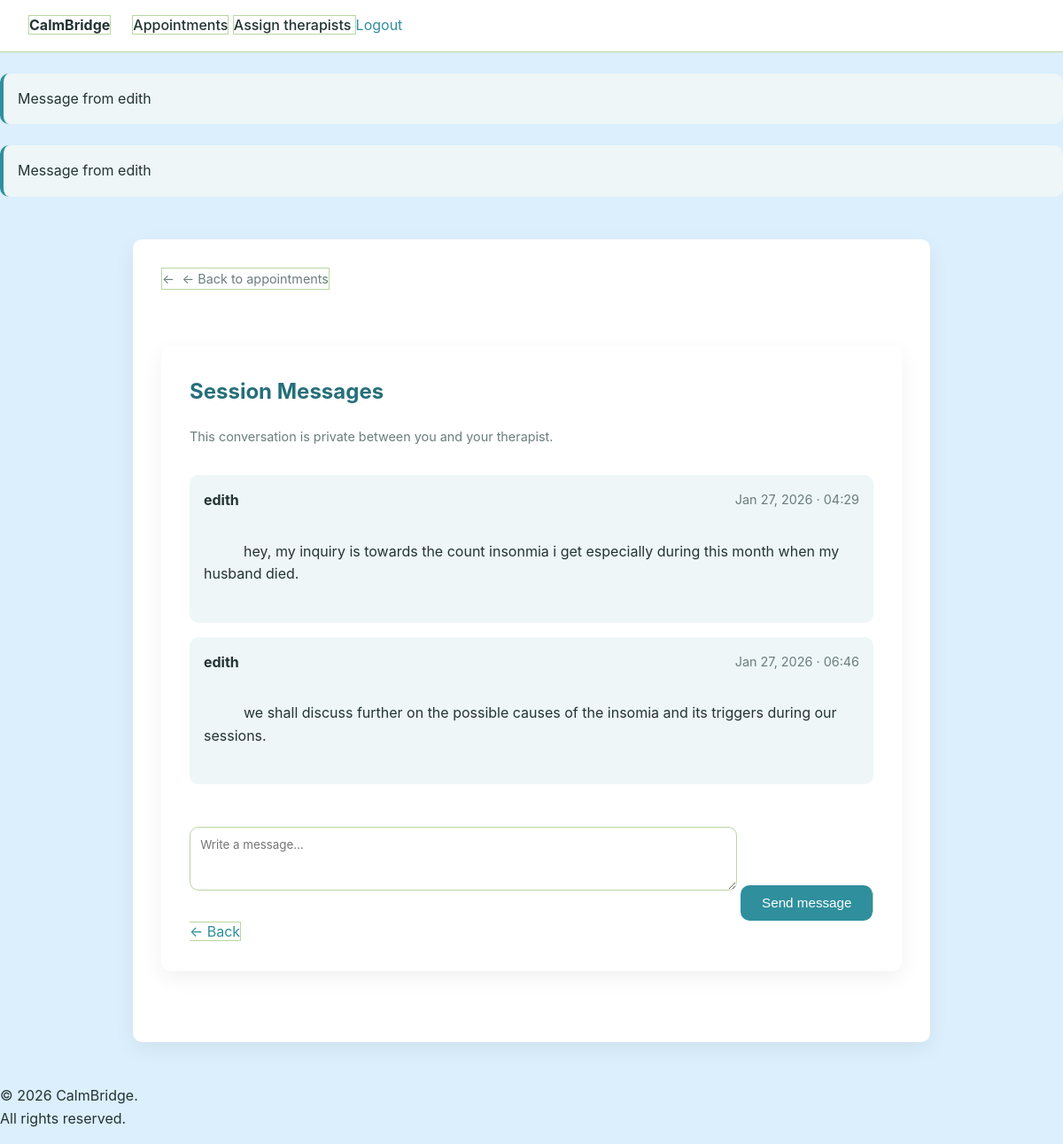
The app's page /appointments/appointment/2/messages/ (signed in) with its own data.
### appointments/models.py (models this page shows)
class Message(models.Model):
    appointment = models.ForeignKey(
        "Appointment",
        on_delete=models.CASCADE,
        related_name="messages"
    )
    sender = models.ForeignKey(
        "accounts.User",
        on_delete=models.CASCADE
    )
    content = models.TextField()
    created_at = models.DateTimeField(auto_now_add=True)
    def __str__(self):
        return f"Message from {self.sender.username}"

### accounts/models.py (models this page shows)
class User(AbstractUser):
    ROLE_CHOICES = (
        ('PATIENT', 'Patient'),
        ('THERAPIST', 'Therapist'),
    )
    role = models.CharField(max_length=20, choices=ROLE_CHOICES)

### appointments/views.py (the view, shortened to what this page needs)
# urls.py: path("appointment/<int:appointment_id>/messages/", appointment_messages,
@login_required
def appointment_messages(request, appointment_id):
    appointment = get_object_or_404(Appointment, id=appointment_id)
    user = request.user
    if user not in [
        appointment.patient.user,
        appointment.therapist.user
    ] and not user.is_staff:
        return render(request, "appointments/not_allowed.html")
    messages = appointment.messages.order_by("created_at")
    return render(
        request,
        "appointments/messages.html",
        {
            "appointment": appointment,
            "messages": messages
        }
    )

### templates/appointments/messages.html (shortened to what this page needs)
{% extends "base.html" %}
{% block content %}
<a class="back-link" href="{% url 'appointment_list' %}">
  ← Back to appointments
</a>
<div class="container">
  <h2>Session Messages</h2>
  <p class="muted">
    This conversation is private between you and your therapist.
  </p>
  <div class="messages-thread">
    {% for message in messages %}
      <div class="message-card
           {% if message.sender == user %}message-own{% endif %}">
        <div class="message-header">
          <strong>{{ message.sender.username }}</strong>
          <span class="muted">
            {{ message.created_at|date:"M d, Y · H:i" }}
          </span>
        </div>
        <div class="message-body">
          {{ message.content }}
        </div>
      </div>
    {% empty %}
      <div class="notice">
        <p>No messages yet. You can start the conversation below.</p>
      </div>
    {% endfor %}
  </div>
  <form method="post" class="message-form">
    <textarea
      name="content"
      rows="3"
      placeholder="Write a message…"
      required
    ></textarea>
    <button type="submit">Send message</button>
    <a href="{{ request.META.HTTP_REFERER|default:'/' }}">
  ← Back
</a>
  </form>
</div>
{% endblock %}

### templates/base.html (shortened to what this page needs)
{% load static %}
<!DOCTYPE html>
<html lang="en-US">
<head>
    <link rel="stylesheet" href="{% static 'css/styles.css' %}">
</head>
<body>
    <nav class="top-nav">
        <div class="nav-brand">
            <a href="{% url 'home' %}">
                <strong>CalmBridge</strong>
            </a>
        </div>
        <div class="nav-links">
            {% if user.is_authenticated %}
                <a href="{% url 'appointment_list' %}">Appointments</a>
                {% if user.is_staff %}
                    <a href="{% url 'assign_therapist' %}">
                        Assign therapists
                    </a>
                {% endif %}
                <form action="{% url 'accounts:logout' %}"
                      method="post"
                      style="display:inline;">
                    <button type="submit" class="link-btn">
                        Logout
                    </button>
                </form>
            {% else %}
                <a href="{% url 'accounts:login' %}">Login</a>
                <a href="{% url 'accounts:register' %}" class="btn-primary">
                    Sign up
                </a>
            {% endif %}
        </div>
    </nav>
    {% if messages %}
        <div class="messages-container">
            {% for message in messages %}
                <div class="notice">
                    {{ message }}
                </div>
            {% endfor %}
        </div>
    {% endif %}
    <main class="container">
        {% block content %}{% endblock %}
    </main>
    <footer>
        <p>
            &copy; 2026 CalmBridge.<br>
            All rights reserved.
        </p>
    </footer>
</body>
</html>

### static/css/styles.css (style rules this page uses)
:root { --primary: #2f8f9d; --primary-dark: #256f7a; --accent: #87dcb7; --bg: #dbeffc; --surface: #ffffff; --text-main: #243333; --text-muted: #6b7c7c; --border: #b8d6a2; --danger: #ed7a76; --radius: 10px; --shadow: 0 8px 24px rgba(0,0,0,0.06); --font-main: "Inter", system-ui, -apple-system, sans-serif; }
* { box-sizing: border-box; }
body { margin: 0; font-family: var(--font-main); background: var(--bg); color: var(--text-main); line-height: 1.6; }
a { color: var(--primary); text-decoration: solid; border: 1px solid var(--border); }
.container { max-width: 900px; margin: 3rem auto; padding: 2rem; background: var(--surface); border-radius: var(--radius); box-shadow: var(--shadow); }
h1, h2, h3 { margin-top: 0; color: var(--primary-dark); }
nav { background: var(--surface); padding: 1rem 2rem; border-bottom: 1px solid var(--border); display: flex; gap: 1.5rem; }
nav a { font-weight: 500; color: var(--text-main); }
form { margin-top: 1.5rem; }
input, select, textarea { width: 80%; padding: 0.7rem; margin-top: 0.3rem; margin-bottom: 1.2rem; border-radius: var(--radius); border: 1px solid var(--border); font-family: inherit; }
textarea { resize: vertical; }
button { background: var(--primary); color: #fff; padding: 0.7rem 1.5rem; border: none; border-radius: var(--radius); font-size: 0.95rem; cursor: pointer; }
.link-btn { background: none; border: none; color: var(--primary); cursor: pointer; padding: 0; font: inherit; }
.muted { color: var(--text-muted); font-size: 0.9rem; }
.messages-thread { margin: 2rem 0; }
.message-card { padding: 1rem; margin-bottom: 1rem; border-radius: var(--radius); background: #eef6f7; }
.message-header { display: flex; justify-content: space-between; margin-bottom: 0.4rem; }
.message-body { white-space: pre-wrap; }
.message-form textarea { margin-top: 1rem; }
.message-form button { margin-top: 0.5rem; }
.notice { background: #eef6f7; padding: 1rem; border-left: 4px solid var(--primary); border-radius: var(--radius); margin: 1.5rem 0; }
.back-link { display: inline-block; margin-bottom: 1rem; color: var(--text-muted); font-size: 0.9rem; }
.back-link::before { content: "← "; margin-right: 0.3rem; }

### records on screen
Message: sender.username "Message from edith", sender.username "edith", created_at "Jan 27, 2026 · 04:29", content "hey, my inquiry is towards the count insonmia i get especially during this month when my husband died."
Message: sender.username "Message from edith", sender.username "edith", created_at "Jan 27, 2026 · 06:46", content "we shall discuss further on the possible causes of the insomia and its triggers during our sessions."
